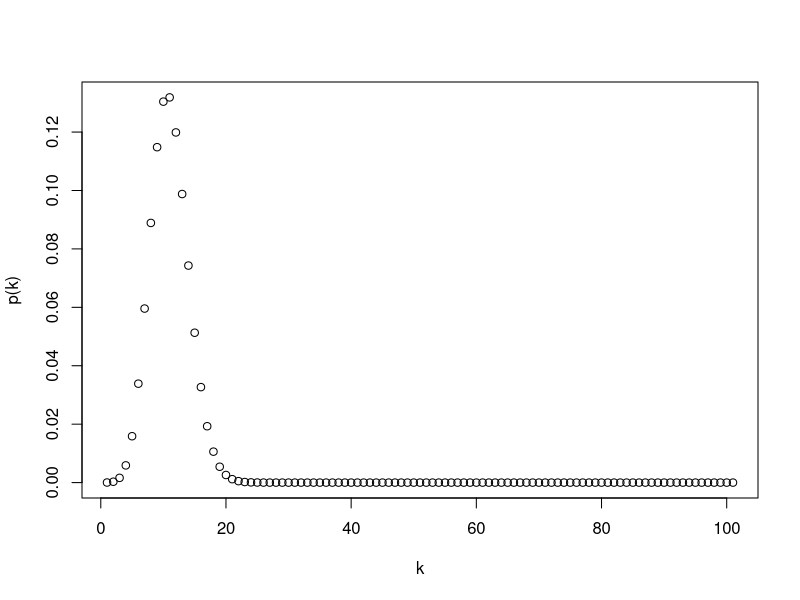

This chart was generated by the following R code: (Note: a time limit stopped this script after it produced the figure.)
## ---- chunk 1
knitr::opts_chunk$set(echo = TRUE)
## ---- chunk 2

p= 0.1
N= 100

p_0_N = (1 - p)^N

store = rep(NA, N+1)
store[1]= p_0_N


for (k in 1:N){
  
  p_k_N = ((N-k+1)/k)*(p/(1-p))*store[k]
  store[k+1] = p_k_N
  
}

plot(seq(0:N), store, xlab="k", ylab="p(k)")
## ---- chunk 3

r= 0.02
t= 100
cutoff = 0.999
p_k = NA

p_0_t = exp(-r*t)
sum= p_0_t
p_k[1] = p_0_t

i = 1

while (sum < cutoff){
  
  k = i
  p_k_t = ((r*t)/k)*p_k[i]
  p_k[i+1] = p_k_t 
  sum =  p_k_t + p_k[i]
  
  i= i+1
  
}

plot(k, p_k, xlab="k", ylab="p(k)")
## ---- chunk 4

N = 100
p = 0.2

p_k_N = ((N-k+1)/k)*(p/(1-p))*store[k]
